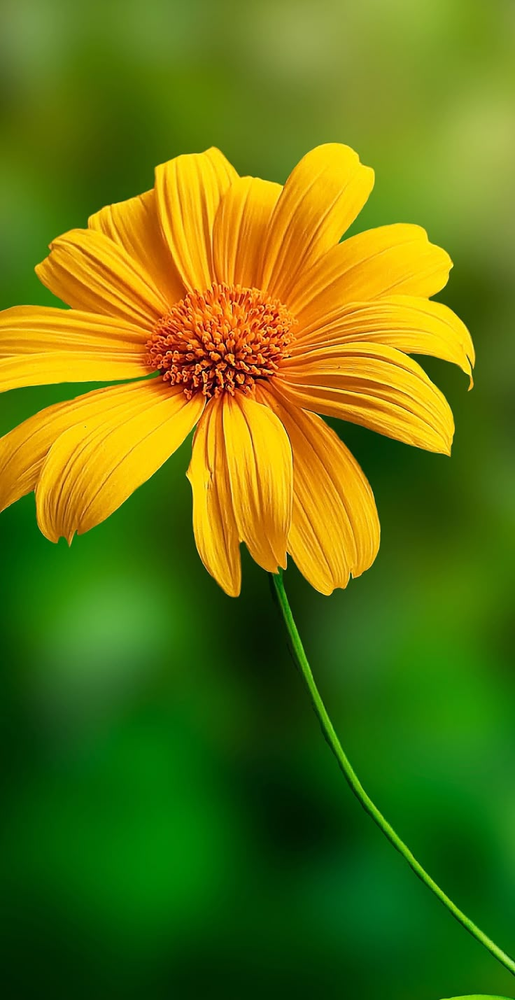
#> input picture flower.png, 515 x 1000 px, shrunk from 736 x 1429 before the run, found by its file name
$ python CannyEdge.py
#> lines starting #> are read from the running program, lines starting #| are printed output that depends on the picture; after the words box and inside, x2 and y2 are one past the last pixel; in counts of white or black regions, pixels touching at a corner belong together
# syntax: edges=cv2.Canny(image, threshold1,threshold2)
# uses: detect borders,separate objects,feature extraction
# threshold1=threshold value over which any value goes make it completely white
# threshold2=threshold value lower than which any value goes make it completely dark

import cv2
img=cv2.imread("flower.png",cv2.IMREAD_GRAYSCALE)
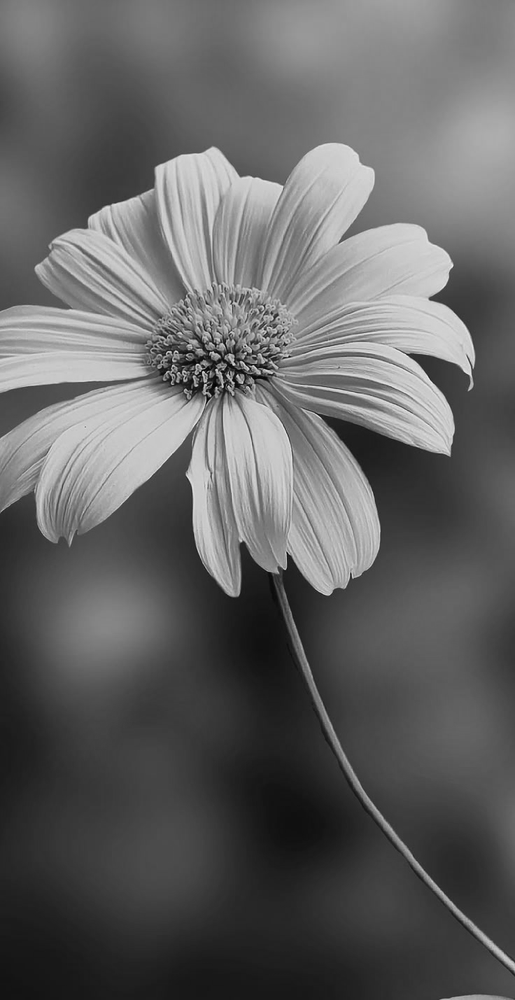
#> img: shape (1000, 515); min 3, max 238, mean 99
edges=cv2.Canny(img,50,150)
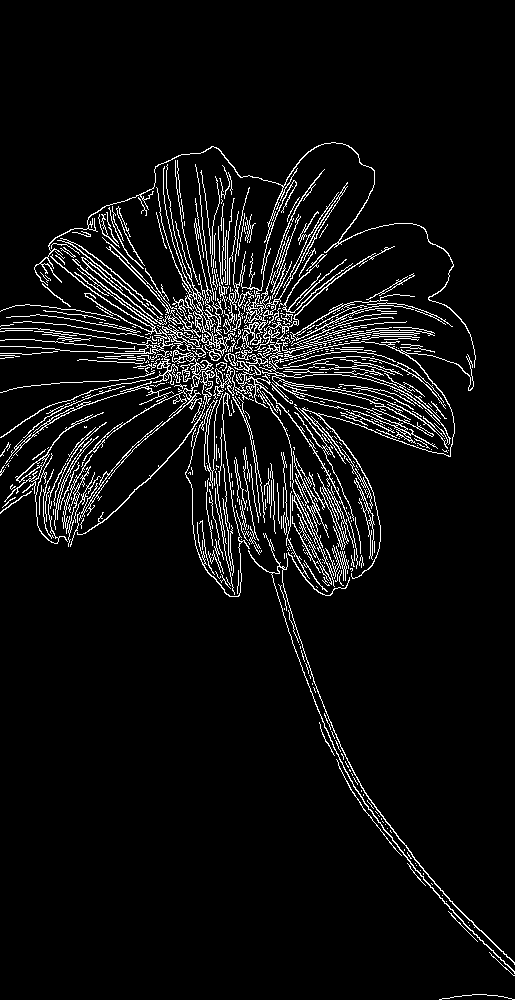
#> edges: shape (1000, 515); 6% white in thin lines or dots, all inside (x1, y1, x2, y2) = (0, 142, 515, 1000)
cv2.imshow("Original image",img)
cv2.imshow("Edges extracted image",edges)
cv2.waitKey(0)
cv2.destroyAllWindows()

$ run again, with ganesha.jpg saved as flower.png
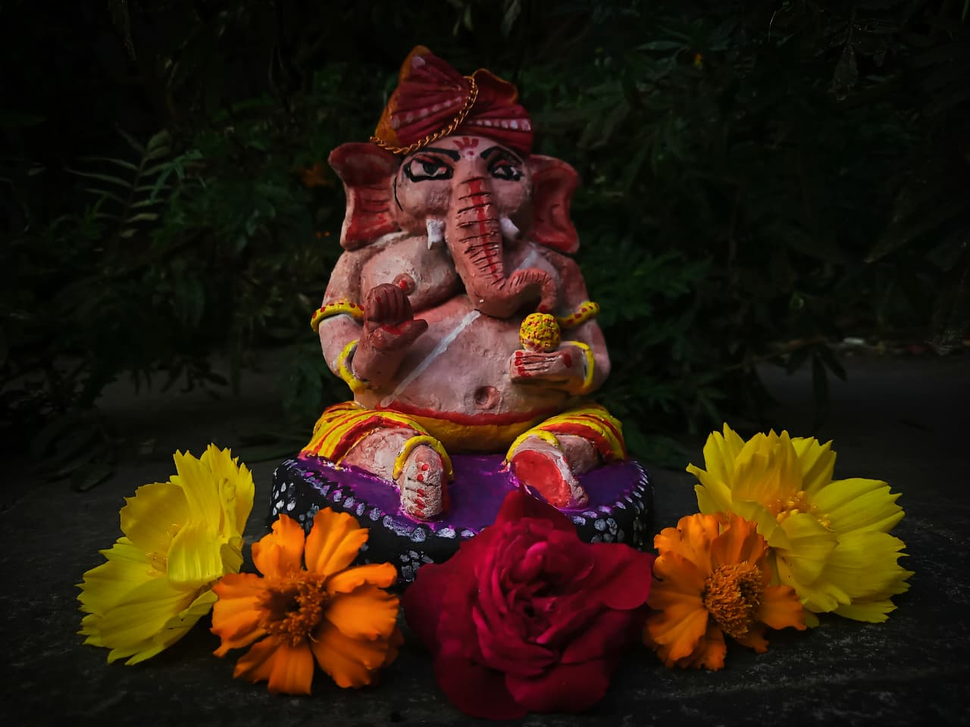
#> input picture ganesha.jpg, 970 x 727 px, shrunk from 1280 x 960 before the run, found by its file name
#> `img=cv2.imread("flower.png",cv2.IMREAD_GRAYSCALE)`:
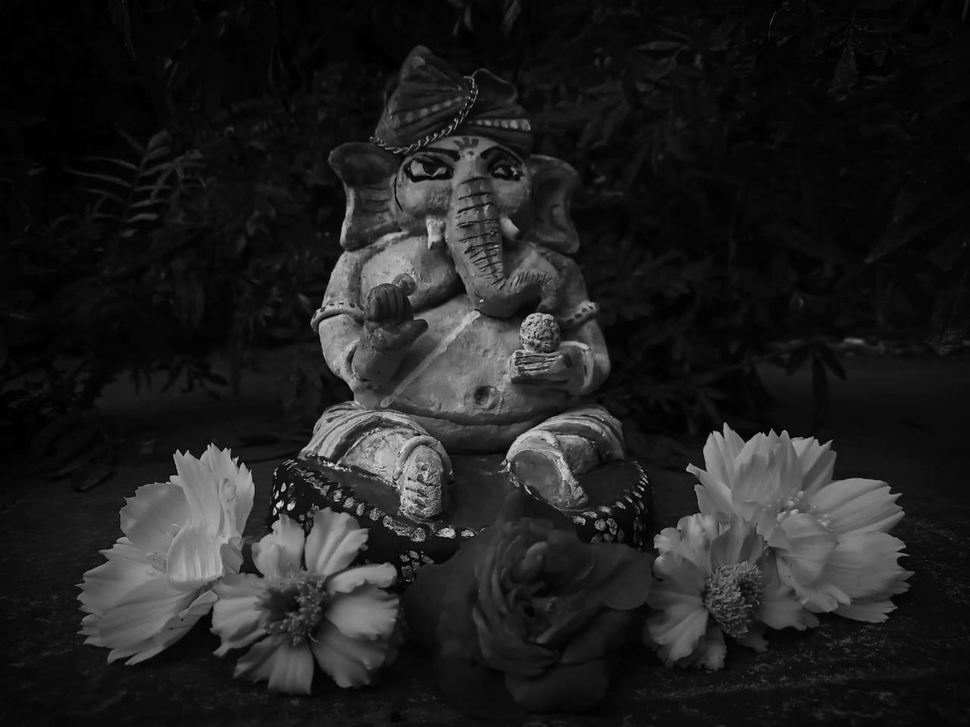
#> img: shape (727, 970); min 0, max 229, mean 32.7
#> `edges=cv2.Canny(img,50,150)`:
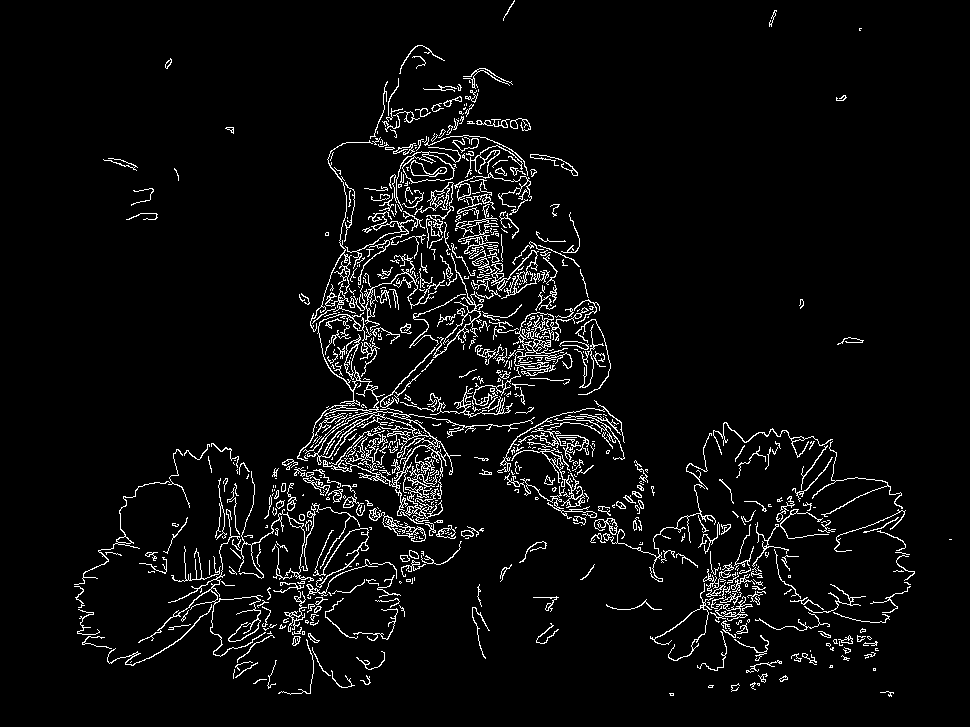
#> edges: shape (727, 970); 4.9% white in thin lines or dots, all inside (x1, y1, x2, y2) = (74, 0, 952, 697)
